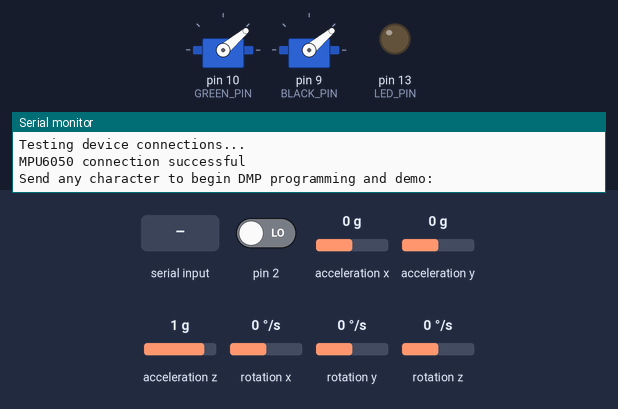
Recording of a sketch running on a simulated Arduino Uno, built with avr-gcc and run on an emulated ATmega328P. Shown: 2 × servo, output pins drawn as LEDs (lit = HIGH), the last lines printed to the serial monitor. Inputs (shaded band) come from the test bench; at power-on: pin 2 LOW, acceleration x 0 g, acceleration y 0 g, acceleration z 1 g, rotation x 0 °/s, rotation y 0 °/s, rotation z 0 °/s. The sensor or clock chip raises its interrupt line as the real part does.

Above: at 2.0 s.
2.1 s: "90,45\n" received over Serial
At 3.2 s:
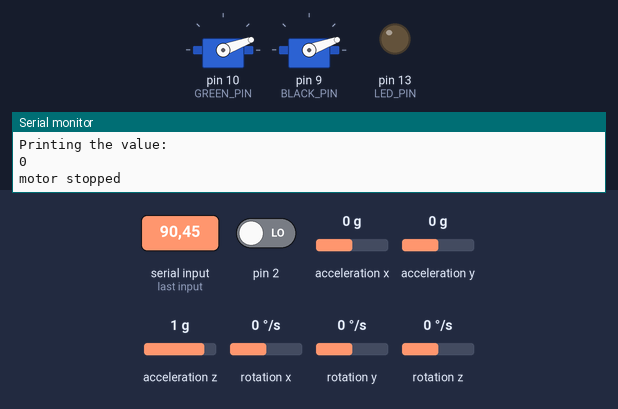
Timing chart, 0 to 5.1 s (numbered marks = the images above; inputs shaded):
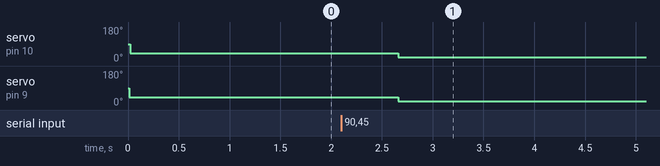

Measured:
- after the input at 2.1 s, servo on pin 10 (GREEN_PIN), servo on pin 9 (BLACK_PIN): 40° → 20° after 0.56 s

The sketch:

two_rotors_and_acc.ino
```cpp
// I2Cdev and MPU6050 must be installed as libraries, or else the .cpp/.h files
// for both classes must be in the include path of your project
#include "I2Cdev.h"
#include "MPU6050_6Axis_MotionApps20.h"
//#include "MPU6050.h" // not necessary if using MotionApps include file
#include <Servo.h>
// Arduino Wire library is required if I2Cdev I2CDEV_ARDUINO_WIRE implementation
// is used in I2Cdev.h
#if I2CDEV_IMPLEMENTATION == I2CDEV_ARDUINO_WIRE
#include "Wire.h"
#endif

// class default I2C address is 0x68
// specific I2C addresses may be passed as a parameter here
// AD0 low = 0x68 (default for SparkFun breakout and InvenSense evaluation board)
// AD0 high = 0x69
MPU6050 mpu;
//MPU6050 mpu(0x69); // <-- use for AD0 high
/*===========ESC CONFIGURATIONS=============================*/
#define LED_PIN 13 // (Arduino is 13, Teensy is 11, Teensy++ is 6)
#define GREEN_PIN 10
#define GREEN_INIT 40
//note 40 arms green
#define BLACK_PIN 9
#define BLACK_INIT 40
#define ROLL_OFFSET 5
// This is our motor.
Servo greenMotor;
Servo blackMotor;
bool stopped = true;
String incomingString;

#define STOP_ANGLE 20
bool blinkState = false;


/*================== PID Global Variables/Constants ========================*/
#define KP 1

#define KI 0
#define KD 0
#define TARGET_ROLL 0
#define MAX_TIME 100


#define MAX_MICROSECONDS 1744
#define BASE_SPEED_GREEN_MICROSECONDS 1320
#define BASE_SPEED_BLACK_MICROSECONDS 1500
#define MIN_MICROSECONDS 1144

long sum = 0;
int time = 0;
int integral_error = 0;
int derivative_error = 0;
int targetRoll = TARGET_ROLL;
int error_list[MAX_TIME] = {0};
int value_list_top = 0;
int stack_top = -1;
int stack_length = 0;
#define STACK_MAX_SIZE 10

int evaluatePID (float kp, float ki, float kd,
                 int error,
                 int integral_error,
                 float derivative_error);
int evaluateError(int expected, int signal);
/* =========================================================================
   NOTE: In addition to connection 3.3v, GND, SDA, and SCL, this sketch
   depends on the MPU-6050's INT pin being connected to the Arduino's
   external interrupt #0 pin. On the Arduino Uno and Mega 2560, this is
   digital I/O pin 2.
 * ========================================================================= */

/* =========================================================================
   NOTE: Arduino v1.0.1 with the Leonardo board generates a compile error
   when using Serial.write(buf, len). The Teapot output uses this method.
   The solution requires a modification to the Arduino USBAPI.h file, which
   is fortunately simple, but annoying. This will be fixed in the next IDE
   release. For more info, see these links:

   http://arduino.cc/forum/index.php/topic,109987.0.html
   http://code.google.com/p/arduino/issues/detail?id=958
 * ========================================================================= */

#define OUTPUT_READABLE_YAWPITCHROLL

// MPU control/status vars
bool dmpReady = false;  // set true if DMP init was successful
uint8_t mpuIntStatus;   // holds actual interrupt status byte from MPU
uint8_t devStatus;      // return status after each device operation (0 = success, !0 = error)
uint16_t packetSize;    // expected DMP packet size (default is 42 bytes)
uint16_t fifoCount;     // count of all bytes currently in FIFO
uint8_t fifoBuffer[64]; // FIFO storage buffer

// orientation/motion vars
Quaternion q;           // [w, x, y, z]         quaternion container
VectorInt16 aa;         // [x, y, z]            accel sensor measurements
VectorInt16 aaReal;     // [x, y, z]            gravity-free accel sensor measurements
VectorInt16 aaWorld;    // [x, y, z]            world-frame accel sensor measurements
VectorFloat gravity;    // [x, y, z]            gravity vector
float euler[3];         // [psi, theta, phi]    Euler angle container
float ypr[3];           // [yaw, pitch, roll]   yaw/pitch/roll container and gravity vector

// packet structure for InvenSense teapot demo
uint8_t teapotPacket[14] = { '$', 0x02, 0, 0, 0, 0, 0, 0, 0, 0, 0x00, 0x00, '\r', '\n' };


// ================================================================
// ===               INTERRUPT DETECTION ROUTINE                ===
// ================================================================

volatile bool mpuInterrupt = false;     // indicates whether MPU interrupt pin has gone high
void dmpDataReady() {
  mpuInterrupt = true;
}

// ================================================================
// ===                      INITIAL SETUP                       ===
// ================================================================

void setup() {
  greenMotor.attach(GREEN_PIN);
  blackMotor.attach(BLACK_PIN);
  delay(10);
  blackMotor.write(BLACK_INIT);
  delay(10);
  greenMotor.write(GREEN_INIT);
  delay(1000);
  // join I2C bus (I2Cdev library doesn't do this automatically)
#if I2CDEV_IMPLEMENTATION == I2CDEV_ARDUINO_WIRE
  Wire.begin();
  TWBR = 24; // 400kHz I2C clock (200kHz if CPU is 8MHz)
#elif I2CDEV_IMPLEMENTATION == I2CDEV_BUILTIN_FASTWIRE
  Fastwire::setup(400, true);
#endif

  // initialize serial communication
  // (115200 chosen because it is required for Teapot Demo output, but it's
  // really up to you depending on your project)
  Serial.begin(115200);
  while (!Serial); // wait for Leonardo enumeration, others continue immediately

  // NOTE: 8MHz or slower host processors, like the Teensy @ 3.3v or Ardunio
  // Pro Mini running at 3.3v, cannot handle this baud rate reliably due to
  // the baud timing being too misaligned with processor ticks. You must use
  // 38400 or slower in these cases, or use some kind of external separate
  // crystal solution for the UART timer.

  // initialize device
  Serial.println(F("Initializing I2C devices..."));
  mpu.initialize();

  // verify connection
  Serial.println(F("Testing device connections..."));
  Serial.println(mpu.testConnection() ? F("MPU6050 connection successful") : F("MPU6050 connection failed"));

  // wait for ready
  Serial.println(F("\nSend any character to begin DMP programming and demo: "));
  while (Serial.available() && Serial.read()); // empty buffer
  while (!Serial.available());                 // wait for data
  while (Serial.available() && Serial.read()); // empty buffer again

  // load and configure the DMP
  Serial.println(F("Initializing DMP..."));
  devStatus = mpu.dmpInitialize();

  // supply your own gyro offsets here, scaled for min sensitivity
  mpu.setXGyroOffset(220);
  mpu.setYGyroOffset(76);
  mpu.setZGyroOffset(-85);
  mpu.setZAccelOffset(1788); // 1688 factory default for my test chip

  // make sure it worked (returns 0 if so)
  if (devStatus == 0) {
    // turn on the DMP, now that it's ready
    Serial.println(F("Enabling DMP..."));
    mpu.setDMPEnabled(true);

    // enable Arduino interrupt detection
    Serial.println(F("Enabling interrupt detection (Arduino external interrupt 0)..."));
    attachInterrupt(0, dmpDataReady, RISING);
    mpuIntStatus = mpu.getIntStatus();

    // set our DMP Ready flag so the main loop() function knows it's okay to use it
    Serial.println(F("DMP ready! Waiting for first interrupt..."));
    dmpReady = true;

    // get expected DMP packet size for later comparison
    packetSize = mpu.dmpGetFIFOPacketSize();
  } else {
    // ERROR!
    // 1 = initial memory load failed
    // 2 = DMP configuration updates failed
    // (if it's going to break, usually the code will be 1)
    Serial.print(F("DMP Initialization failed (code "));
    Serial.print(devStatus);
    Serial.println(F(")"));
  }

  // configure LED for output
  pinMode(LED_PIN, OUTPUT);
}


// ================================================================
// ===                    MAIN PROGRAM LOOP                     ===
// ================================================================

void loop() {
  // if programming failed, don't try to do anything
  if (!dmpReady) return;

  // wait for MPU interrupt or extra packet(s) available
  while (!mpuInterrupt && fifoCount < packetSize) {
  }

  // reset interrupt flag and get INT_STATUS byte
  mpuInterrupt = false;
  mpuIntStatus = mpu.getIntStatus();

  // get current FIFO count
  fifoCount = mpu.getFIFOCount();

  // check for overflow (this should never happen unless our code is too inefficient)
  if ((mpuIntStatus & 0x10) || fifoCount == 1024) {
    // reset so we can continue cleanly
    mpu.resetFIFO();
    Serial.println(F("FIFO overflow!"));

    // otherwise, check for DMP data ready interrupt (this should happen frequently)
  } else if (mpuIntStatus & 0x02) {
    // wait for correct available data length, should be a VERY short wait
    while (fifoCount < packetSize) fifoCount = mpu.getFIFOCount();

    // read a packet from FIFO
    mpu.getFIFOBytes(fifoBuffer, packetSize);

    // track FIFO count here in case there is > 1 packet available
    // (this lets us immediately read more without waiting for an interrupt)
    fifoCount -= packetSize;

    // display Euler angles in degrees
    mpu.dmpGetQuaternion(&q, fifoBuffer);
    mpu.dmpGetGravity(&gravity, &q);
    mpu.dmpGetYawPitchRoll(ypr, &q, &gravity);
    //    Serial.print("ypr\t");
    //    Serial.print(ypr[0] * 180 / M_PI);
    //    Serial.print("\t");
    //    Serial.print(ypr[1] * 180 / M_PI);
    //    Serial.print("\t");
    //    Serial.println(ypr[2] * 180 / M_PI);
    // interested in r

    if (Serial.available() > 0)
    {
      // read the value
      char ch = Serial.read();

      if (ch != 10) {
        // Print out the value received
        // so that we can see what is
        // happening
        Serial.print("I have received: ");
        Serial.print(ch, DEC);
        Serial.print('\n');

        // Add the character to
        // the incomingString
        incomingString += ch;
      }
      // received a newline (linefeed) character
      // this means we are done making a string
      else
      {
        // print the incoming string
        Serial.println("I am printing the entire string");
        Serial.println(incomingString);

        // Convert the string to an integer
        int val = incomingString.toInt();
        incomingString = "";
        stopped = (val != 1);
        // print the integer
        Serial.println("Printing the value: ");
        Serial.println(val);

        if (stopped)
        {
          greenMotor.write(STOP_ANGLE);
          blackMotor.write(STOP_ANGLE);
          integral_error = 0;
          time = 0;
          Serial.println("motor stopped");
        }
      }
    }
    if (!stopped)
    {
      int roll = ypr[2] * 180 / M_PI;
      int error_val = evaluateError(targetRoll, roll);
      integral_error = 0;
      error_list[time] = error_val;
      for(int i = 0; i < MAX_TIME; i++) {
        integral_error += error_list[i];
      }
      derivative_error = 0;

      float ki = KI / MAX_TIME;
      int control_val = evaluatePID(KP, ki, KD, error_val, integral_error, derivative_error);
      int greenVal = min(max(BASE_SPEED_GREEN_MICROSECONDS - control_val, MIN_MICROSECONDS), MAX_MICROSECONDS);
      int blackVal = min(max(BASE_SPEED_BLACK_MICROSECONDS + control_val, MIN_MICROSECONDS), MAX_MICROSECONDS);
      greenMotor.writeMicroseconds(greenVal);
      blackMotor.writeMicroseconds(blackVal);
      Serial.print("error : \t");
      Serial.print(error_val);
      Serial.print("\t");
      Serial.print("integral error \t");
      Serial.print(integral_error);
      Serial.print("\t");
      Serial.print("black: \t");
      Serial.print(blackVal);
      Serial.print("green: \t");
      Serial.println(greenVal);

      time++;
      time %= MAX_TIME;
    }
  }
}

int evaluateError(int expected, int signal)
{
  return expected - signal;
}
int evaluatePID (float kp, float ki, float kd,
                 int error,
                 int integral_error,
                 float derivative_error)
{
  return kp * error + ki * integral_error + kd * derivative_error;
}
```
